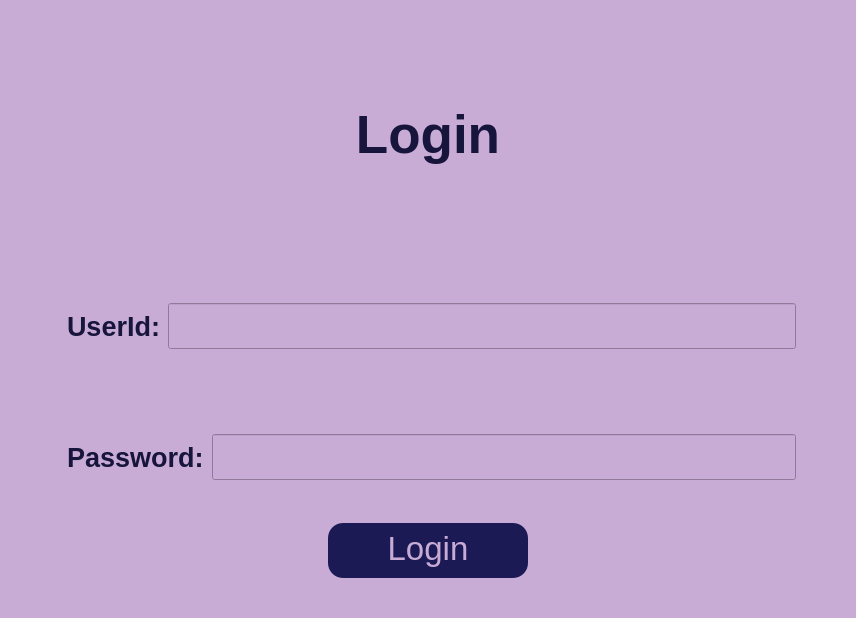
<?xml version="1.0" encoding="UTF-8"?>
<ui version="4.0">
 <class>LoginWindow</class>
 <widget class="QWidget" name="LoginWindow">
  <property name="enabled">
   <bool>true</bool>
  </property>
  <property name="geometry">
   <rect>
    <x>0</x>
    <y>0</y>
    <width>856</width>
    <height>618</height>
   </rect>
  </property>
  <property name="sizePolicy">
   <sizepolicy hsizetype="Fixed" vsizetype="Fixed">
    <horstretch>0</horstretch>
    <verstretch>0</verstretch>
   </sizepolicy>
  </property>
  <property name="windowTitle">
   <string>Form</string>
  </property>
  <property name="styleSheet">
   <string notr="true"/>
  </property>
  <layout class="QHBoxLayout" name="horizontalLayout_4">
   <property name="leftMargin">
    <number>0</number>
   </property>
   <property name="topMargin">
    <number>0</number>
   </property>
   <property name="rightMargin">
    <number>0</number>
   </property>
   <property name="bottomMargin">
    <number>0</number>
   </property>
   <item>
    <widget class="QWidget" name="verticalWidget" native="true">
     <property name="styleSheet">
      <string notr="true">background-color: #C8ACD6;
</string>
     </property>
     <layout class="QVBoxLayout" name="verticalLayout">
      <property name="spacing">
       <number>0</number>
      </property>
      <property name="leftMargin">
       <number>60</number>
      </property>
      <property name="rightMargin">
       <number>60</number>
      </property>
      <property name="bottomMargin">
       <number>0</number>
      </property>
      <item>
       <widget class="QLabel" name="label">
        <property name="font">
         <font>
          <pointsize>40</pointsize>
          <bold>true</bold>
         </font>
        </property>
        <property name="styleSheet">
         <string notr="true">Margin:60 280;
color: rgb(23, 21, 59);</string>
        </property>
        <property name="text">
         <string>Login</string>
        </property>
        <property name="alignment">
         <set>Qt::AlignmentFlag::AlignCenter</set>
        </property>
       </widget>
      </item>
      <item>
       <layout class="QHBoxLayout" name="horizontalLayout">
        <item>
         <widget class="QLabel" name="label_2">
          <property name="font">
           <font>
            <pointsize>20</pointsize>
            <italic>false</italic>
            <bold>true</bold>
           </font>
          </property>
          <property name="styleSheet">
           <string notr="true">margin: 50 0;
color: rgb(23, 21, 59);
</string>
          </property>
          <property name="text">
           <string>UserId:</string>
          </property>
         </widget>
        </item>
        <item>
         <widget class="QLineEdit" name="lineEdit">
          <property name="styleSheet">
           <string notr="true">min-height:40px;
</string>
          </property>
         </widget>
        </item>
       </layout>
      </item>
      <item>
       <layout class="QHBoxLayout" name="horizontalLayout_2">
        <item>
         <widget class="QLabel" name="label_3">
          <property name="font">
           <font>
            <pointsize>20</pointsize>
            <bold>true</bold>
           </font>
          </property>
          <property name="styleSheet">
           <string notr="true">margin:50 0;
color: rgb(23, 21, 59);
</string>
          </property>
          <property name="text">
           <string>Password:</string>
          </property>
         </widget>
        </item>
        <item>
         <widget class="QLineEdit" name="lineEdit_2">
          <property name="styleSheet">
           <string notr="true">min-height:40px;
border-bottom: 4px solid #17153B;</string>
          </property>
         </widget>
        </item>
       </layout>
      </item>
      <item>
       <layout class="QHBoxLayout" name="horizontalLayout_3">
        <item>
         <widget class="QPushButton" name="pushButton">
          <property name="font">
           <font>
            <pointsize>25</pointsize>
           </font>
          </property>
          <property name="styleSheet">
           <string notr="true">min-height:50px;
max-width:200px;
background-color: rgb(27, 26, 85);
color: rgb(200, 172, 214);
margin-bottom: 40px;
border-radius:15px;
padding-bottom:5;</string>
          </property>
          <property name="text">
           <string>Login</string>
          </property>
         </widget>
        </item>
       </layout>
      </item>
     </layout>
    </widget>
   </item>
  </layout>
 </widget>
 <resources/>
 <connections/>
</ui>
